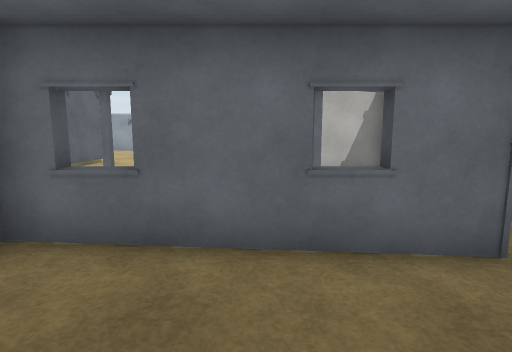
view 1 (above)

24 first-person views from a walk through a scene from a Unity 3-D project. The camera is 1.4 m above the floor, tilts 8° down and sees 80° across. The floor is counted in squares, 1 m on a side. Each view is taken from the middle of a square. On the plan, view 1 faces up. The plan holds only what a view shows up to about 14 squares ahead; the rest is blank. The place goes on beyond the plan. Some animated figures are not drawn. Some surface patterns are stand-ins.

view 2
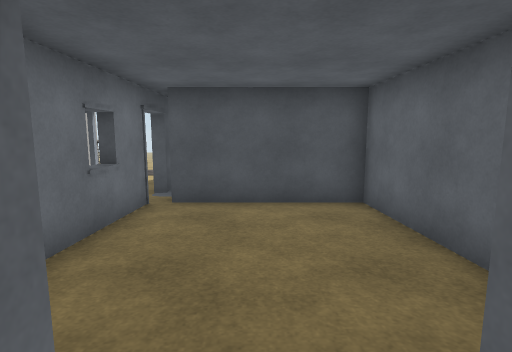

view 3
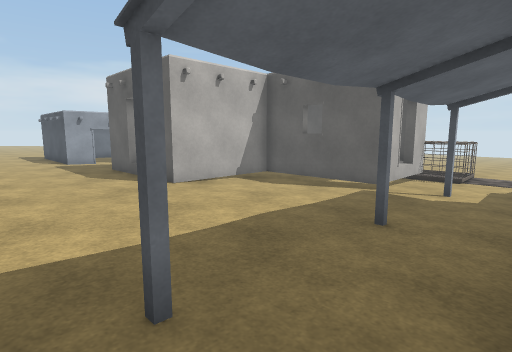

view 4
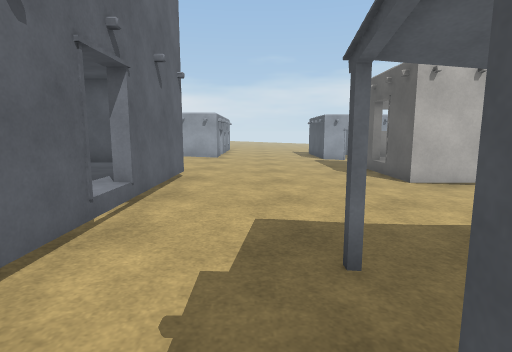

view 5
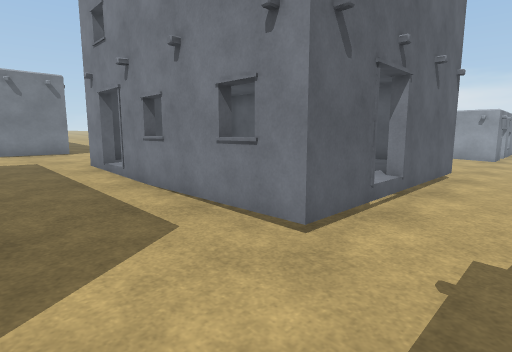

view 6
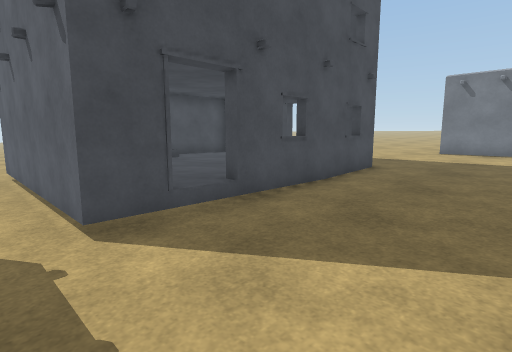

view 7
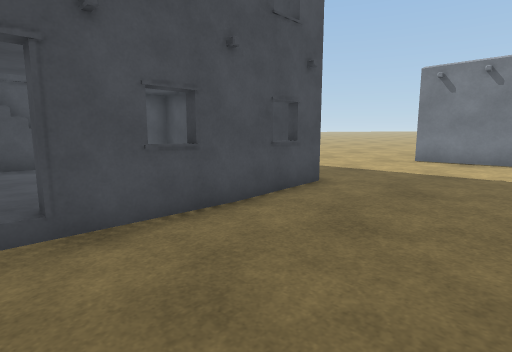

view 8
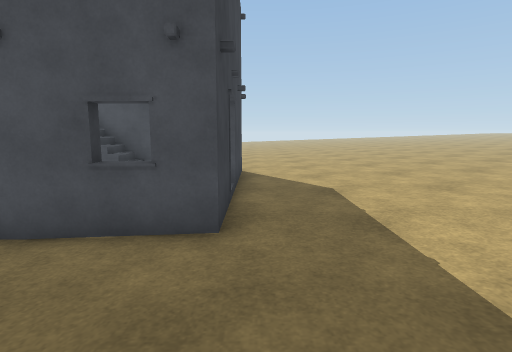

view 9
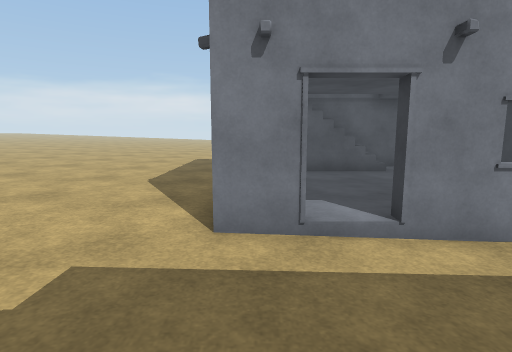

view 10
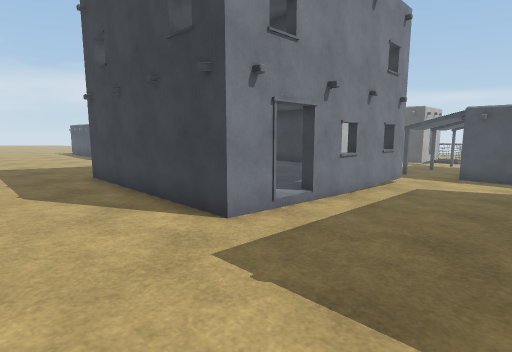

view 11
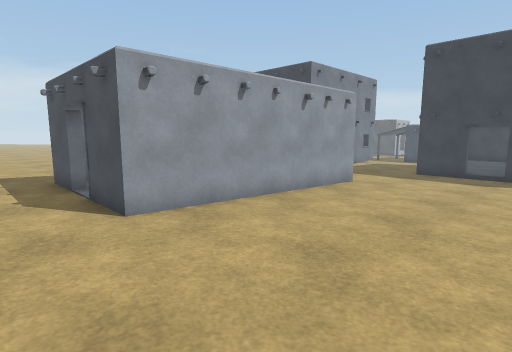

view 12
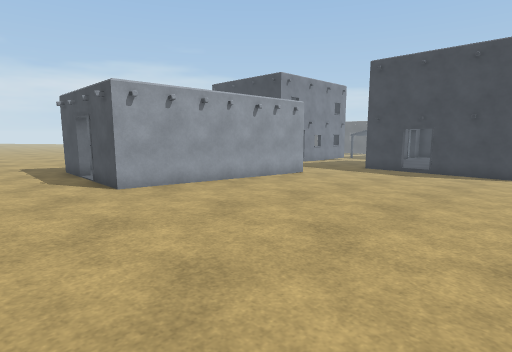

view 13
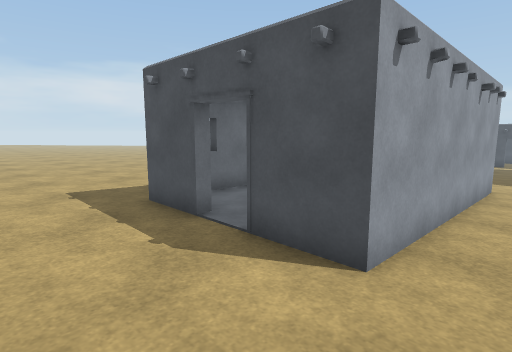

view 14
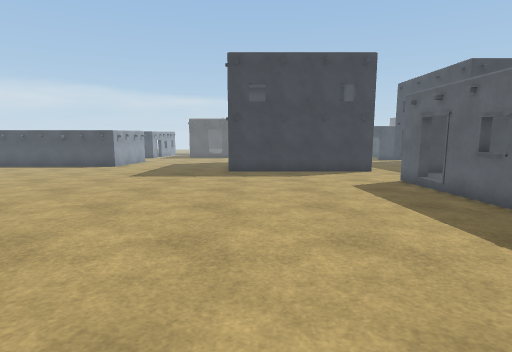

view 15
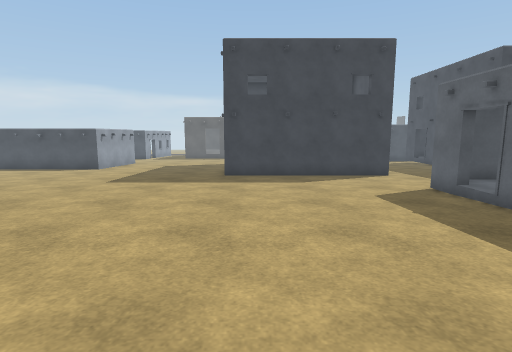

view 16
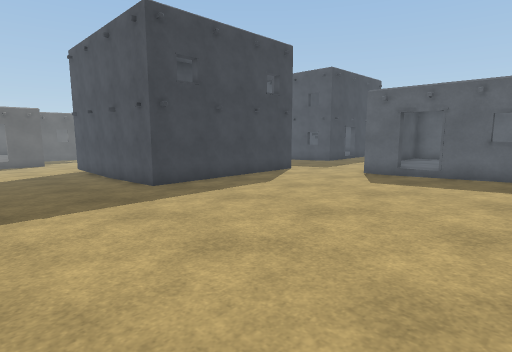

view 17
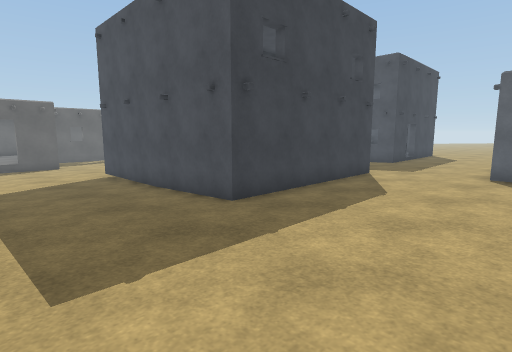

view 18
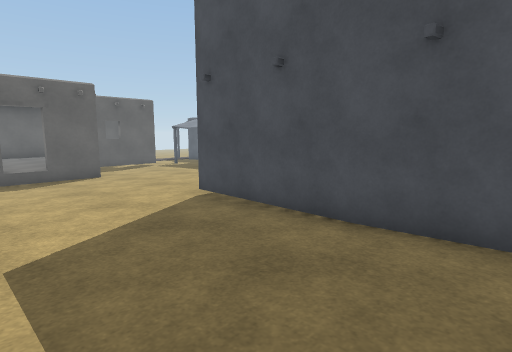

view 19
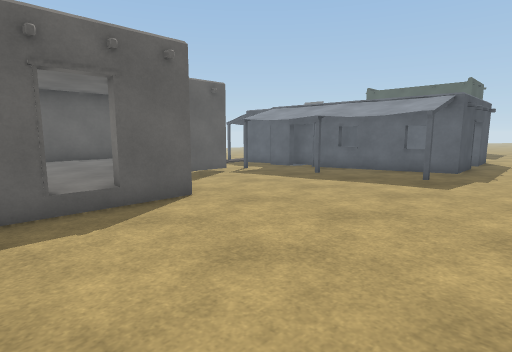

view 20
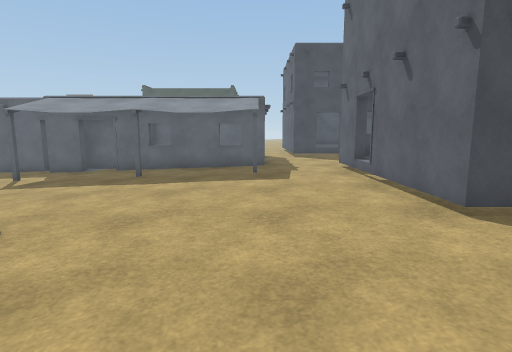

view 21
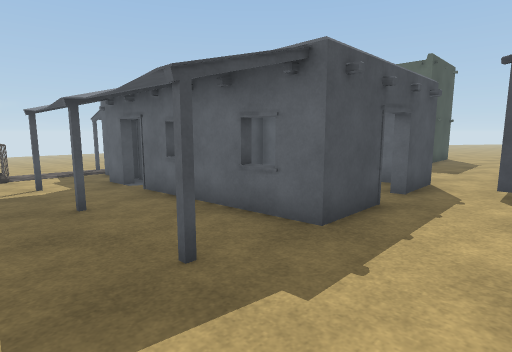

view 22
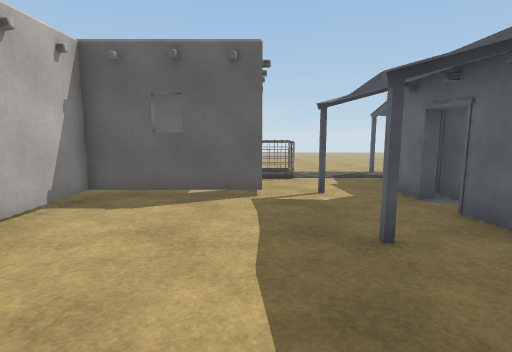

view 23
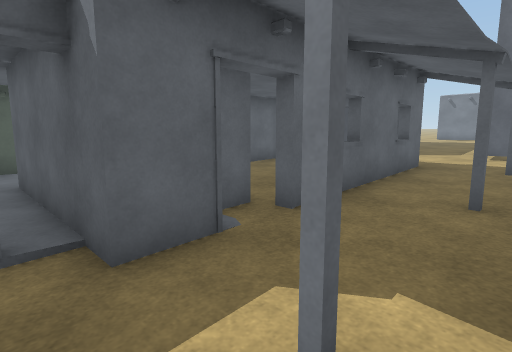

view 24
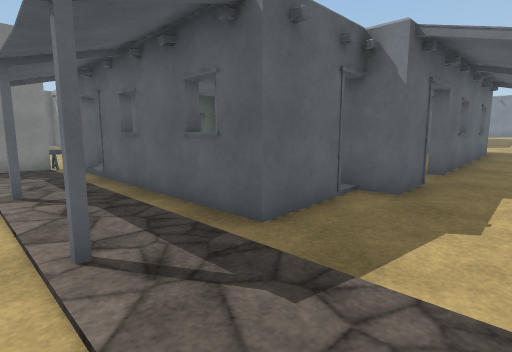

### Floor plan
Key: @ floor where view 1 was taken; # wall or solid block; x gap in a wall; . main floor; : floor 0.25 m higher than the main floor; - floor 0.25 m lower than the main floor; _ floor 0.5 m lower than the main floor; < floor 0.75 m lower than the main floor; ( floor 1 m lower than the main floor; ! floor 1.25 m lower than the main floor; / step, stairs or slope; B building; O other object.
Columns run from 30 left of view 1 to 12 right of it. Each row starts with its distance up from view 1.
 17       .......----- -_______<<<<#
 16   :: ........-------_______<<<<#
 15   :::........-------_______<<<</
 14  ::::........-------_______<<<<#       #
 13  ::::........-------_______<<<<#####   #
 12  ::::........---#########__<<<<<<<(#   #
 11 :::::........---B  B   .#__<<<<<<<(B   #
 10  ::::........---#      .#__<<<<<<<(B   #
  9  ::::........---#      .#__<<<<<<<(#   #
  8  ::::........---#      .___<<<<<<<(##Bx###
  7  ::::........---#      .#__<<<<<<<(((((###
  6  ::::........---#      B#__B<<<B<<((B(((((!
  5 :::#BB#B#  #.---#BB#B#BB___<<<<<<<((((((((
  4 :::#       #.-------_______#BB#BBB(B#(((((!
  3 ::::       #.-------_______#<<<<<BBB#x##(B!
  2 :::#       #.-------_______#<<<<<B  B  B((!
  1 :::#    #  #.-------_______<<<<<<B  B  B((!
  0  ::::........----BB#BBB_B#_#<<@<<B  B  B((!
 -1 :::::........----#    ...#_#<<<<<B  B  B((
 -2 :::::........----B       B_#######  B  B((
 -3 :::::........----        #_<           B((
 -4 :::::........----#       #_<           /((
 -5 :::::........----#       #_<     #B    B((
 -6 :::::........----#   BB  B_<         ## (B
 -7  ::::........----###BBB  #_<<          O##O
 -8 : :::........----        __<<

Positions as (right, up) in squares from view 1, and headings:
1: (0, 0), facing up
2: (-4, 1), facing right
3: (-4, 4), facing up-right
4: (-4, 3), facing up
5: (-4, 2), facing up-left
6: (-4, 4), facing down-left
7: (-7, 4), facing down-left
8: (-14, 4), facing down
9: (-14, 1), facing up
10: (-18, 1), facing up-right
11: (-29, -5), facing up-right
12: (-30, -8), facing up-right
13: (-30, -1), facing up-right
14: (-30, 11), facing right
15: (-28, 11), facing right
16: (-24, 17), facing down-right
17: (-20, 17), facing down-right
18: (-13, 17), facing down-right
19: (-6, 17), facing down-right
20: (-3, 17), facing down
21: (-6, 8), facing down-right
22: (-3, 8), facing right
23: (7, 7), facing down-left
24: (12, 6), facing down-left
